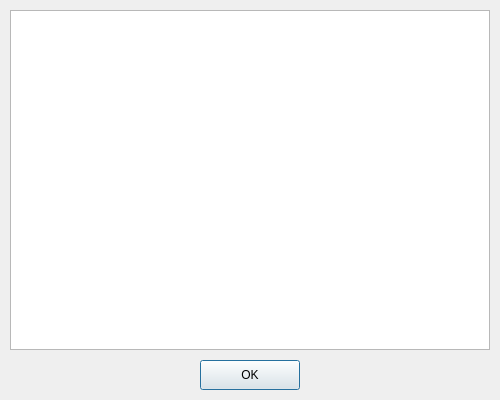
<?xml version="1.0" encoding="UTF-8"?>
<ui version="4.0">
 <class>Result_Dialog</class>
 <widget class="QDialog" name="Result_Dialog">
  <property name="geometry">
   <rect>
    <x>0</x>
    <y>0</y>
    <width>500</width>
    <height>400</height>
   </rect>
  </property>
  <property name="sizePolicy">
   <sizepolicy hsizetype="Fixed" vsizetype="Fixed">
    <horstretch>0</horstretch>
    <verstretch>0</verstretch>
   </sizepolicy>
  </property>
  <property name="minimumSize">
   <size>
    <width>500</width>
    <height>400</height>
   </size>
  </property>
  <property name="maximumSize">
   <size>
    <width>500</width>
    <height>400</height>
   </size>
  </property>
  <property name="windowTitle">
   <string>Dialog</string>
  </property>
  <widget class="QPushButton" name="ok">
   <property name="geometry">
    <rect>
     <x>200</x>
     <y>360</y>
     <width>100</width>
     <height>30</height>
    </rect>
   </property>
   <property name="text">
    <string>OK</string>
   </property>
  </widget>
  <widget class="QTextBrowser" name="display_result_browser">
   <property name="geometry">
    <rect>
     <x>10</x>
     <y>10</y>
     <width>480</width>
     <height>340</height>
    </rect>
   </property>
  </widget>
 </widget>
 <resources/>
 <connections/>
</ui>
